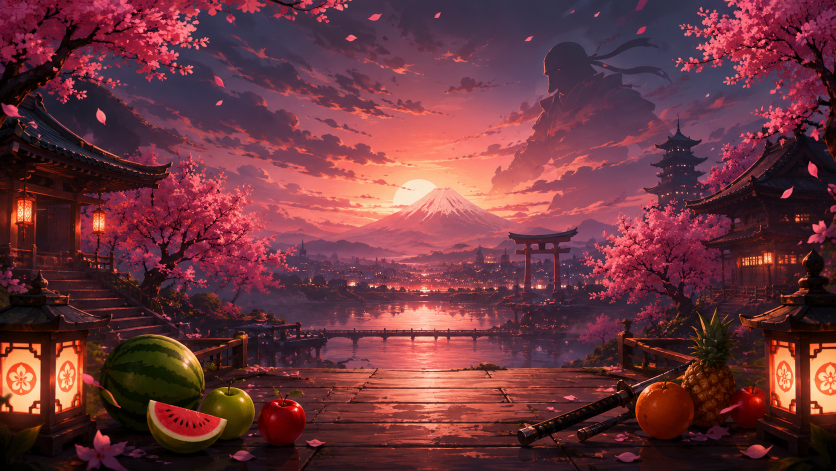
#> input picture assets/images/loading_bg.jpg, 1672 x 941 px (shown at 1/2 size)
$ python -i fruit.py   (imports and definitions only)
#> lines starting #> are read from the running program, lines starting #| are printed output that depends on the picture; after the words box and inside, x2 and y2 are one past the last pixel; in counts of white or black regions, pixels touching at a corner belong together
#> further down, picture is the input picture: shape (941, 1672, 3); mean B, G, R 60.7, 52.8, 107.7
from __future__ import annotations

import math
import random
import cv2
import numpy as np
import pygame
from abc import ABC, abstractmethod
from enum import Enum, auto
from pathlib import Path


class FruitState(Enum):
    ALIVE = auto()       # Fruit intact
    SLICED = auto()      # Ancien état pour compatibilité
    FALLING = auto()     # Les deux moitiés tombent après la tranche
    EXPLODING = auto()   # Bombe : explosion en cours
    DEAD = auto()        # Hors écran / terminé


# ============================================================
# CHEMIN DES ASSETS
# ============================================================

_ASSETS = Path(__file__).resolve().parents[2] / "assets" / "images"


# ============================================================
# TRANSPARENCE
# ============================================================

def _detect_background_gray_range(
    gray: np.ndarray,
    border: int = 3
) -> tuple[float, float]:

    h, w = gray.shape

    strip = np.concatenate([
        gray[0:border, :].ravel(),
        gray[h - border:h, :].ravel(),
        gray[:, 0:border].ravel(),
        gray[:, w - border:w].ravel(),
    ])

    lo, hi = np.percentile(strip, [0.5, 99.5])

    return max(0.0, lo - 6), min(255.0, hi + 6)


def _strip_checkerboard_alpha(bgr: np.ndarray) -> np.ndarray:
    """
    Transforme un faux fond en damier gris en vraie transparence.
    """

    h, w = bgr.shape[:2]
#> h = 941; w = 1672

    b = bgr[:, :, 0].astype(int)
    g = bgr[:, :, 1].astype(int)
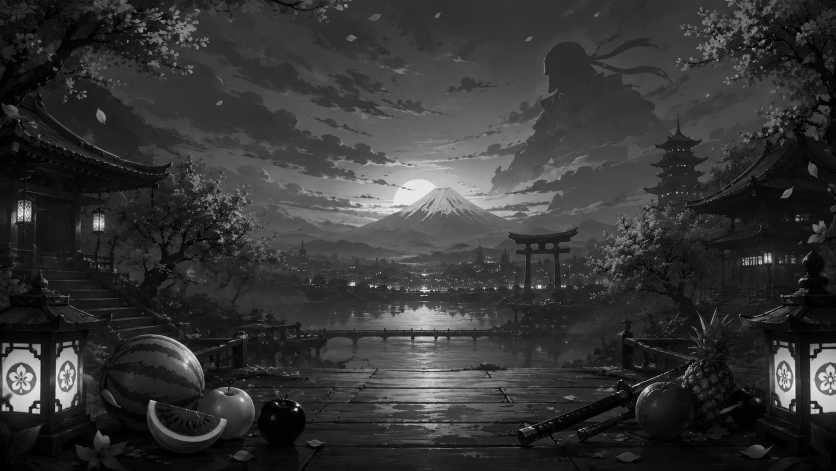
#> g: shape (941, 1672) int64 (shown at 1/2 size); min 0, max 255, mean 52.8
    r = bgr[:, :, 2].astype(int)
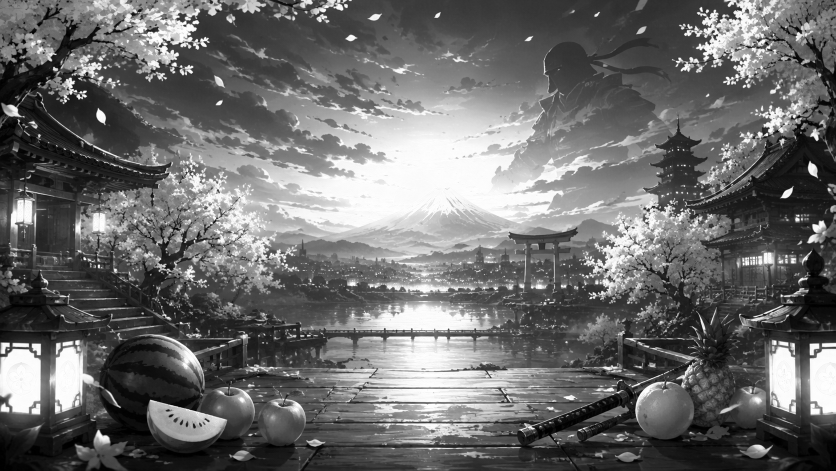
#> r: shape (941, 1672) int64 (shown at 1/2 size); min 0, max 255, mean 107.7

    saturation = (
        np.maximum(np.maximum(b, g), r)
        - np.minimum(np.minimum(b, g), r)
    )
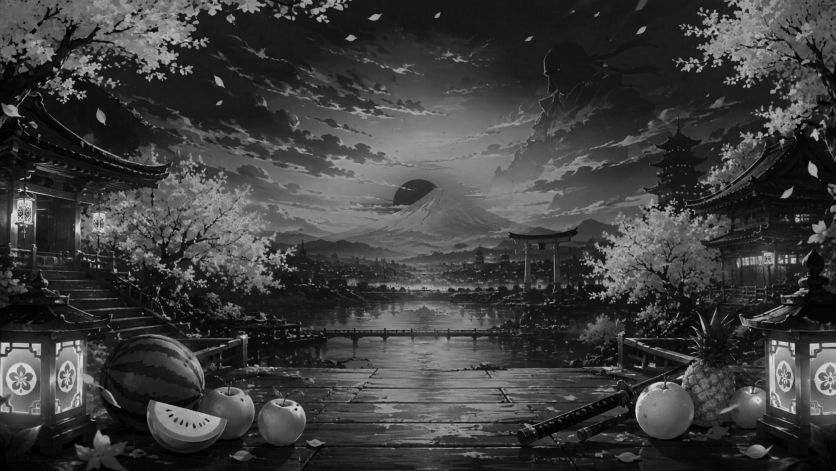
#> saturation: shape (941, 1672) int64 (shown at 1/2 size); min 0, max 239, mean 61.3

    gray = cv2.cvtColor(bgr, cv2.COLOR_BGR2GRAY)
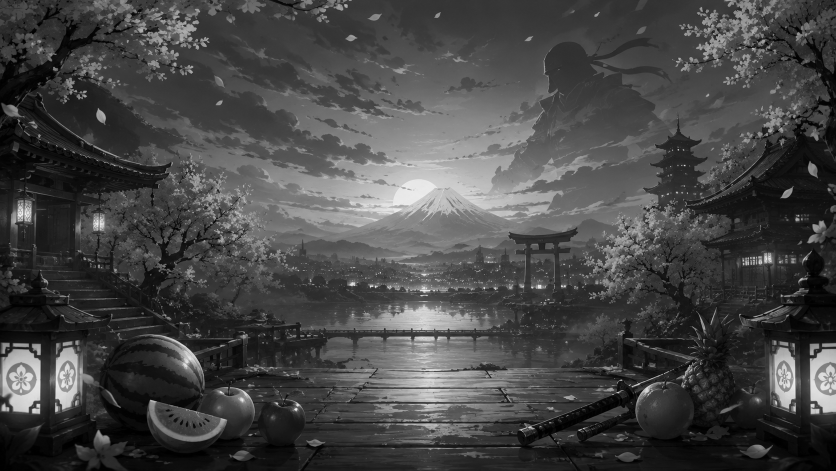
#> gray: shape (941, 1672) (shown at 1/2 size); min 0, max 253, mean 70.1

    lo, hi = _detect_background_gray_range(gray)
#> in _detect_background_gray_range, `strip = np.concatenate([ gray[0:border, :].ravel(), gray[h - border:h,..`: strip = 15678 values, max 220 at index 15160, min 0 at index 5016, mean 41.87
#> in _detect_background_gray_range, `lo, hi = np.percentile(strip, [0.5, 99.5])`: lo = 0; hi = 208
#> lo = 0; hi = 214

    candidate = (
        (saturation < 20)
        & (gray >= lo)
        & (gray <= hi)
    ).astype(np.uint8) * 255
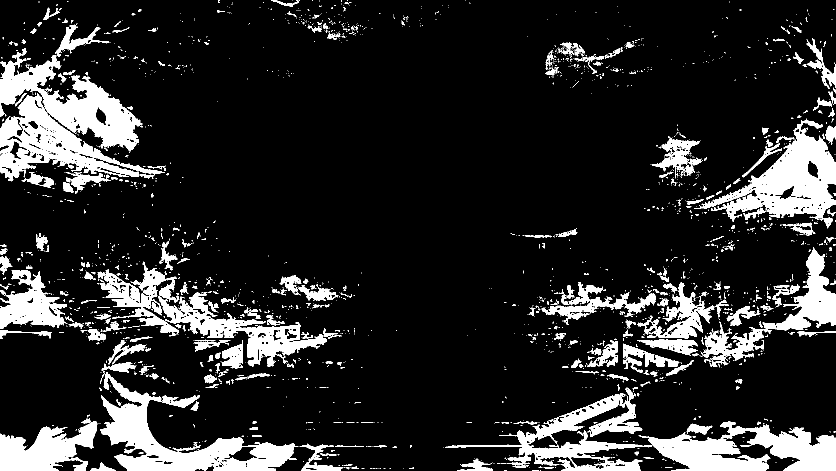
#> candidate: shape (941, 1672) (shown at 1/2 size); 14.9% white; 2140 white regions (1829 under 20 px), largest, box (x1, y1, x2, y2) and area: (200, 744, 597, 941) 23560, (1388, 237, 1672, 457) 21512, (1277, 843, 1672, 941) 20437

    kernel = np.ones((5, 5), np.uint8)

    cleaned = cv2.morphologyEx(
        candidate,
        cv2.MORPH_CLOSE,
        kernel,
        iterations=2
    )
#> cleaned: shape (941, 1672); 20.3% white; 500 white regions (387 under 20 px), largest, box (x1, y1, x2, y2) and area: (0, 483, 698, 776) 55108, (0, 37, 338, 387) 54309, (1055, 495, 1672, 764) 49045

    cleaned = cv2.morphologyEx(
        cleaned,
        cv2.MORPH_OPEN,
        kernel,
        iterations=1
    )
#> cleaned: shape (941, 1672); 19.4% white; 99 white regions, largest, box (x1, y1, x2, y2) and area: (0, 40, 332, 385) 53610, (0, 484, 698, 734) 48291, (1060, 499, 1672, 734) 43174

    # Flood fill depuis les bords
    flood_mask = np.zeros((h + 2, w + 2), np.uint8)

    seeds = []

    for x in range(0, w, max(1, w // 60)):
        seeds += [(x, 1), (x, h - 2)]

    for y in range(0, h, max(1, h // 60)):
        seeds += [(1, y), (w - 2, y)]

    for sx, sy in seeds:

        if (
            cleaned[sy, sx] == 0
            or flood_mask[sy + 1, sx + 1] != 0
        ):
            continue

        cv2.floodFill(
            cleaned.copy(),
            flood_mask,
            (sx, sy),
            0,
            0,
            0,
            cv2.FLOODFILL_MASK_ONLY
            | cv2.FLOODFILL_FIXED_RANGE
            | (255 << 8)
        )

    alpha = np.where(
        flood_mask[1:-1, 1:-1] > 0,
        0,
        255
    ).astype(np.uint8)

    alpha = cv2.GaussianBlur(alpha, (3, 3), 0)
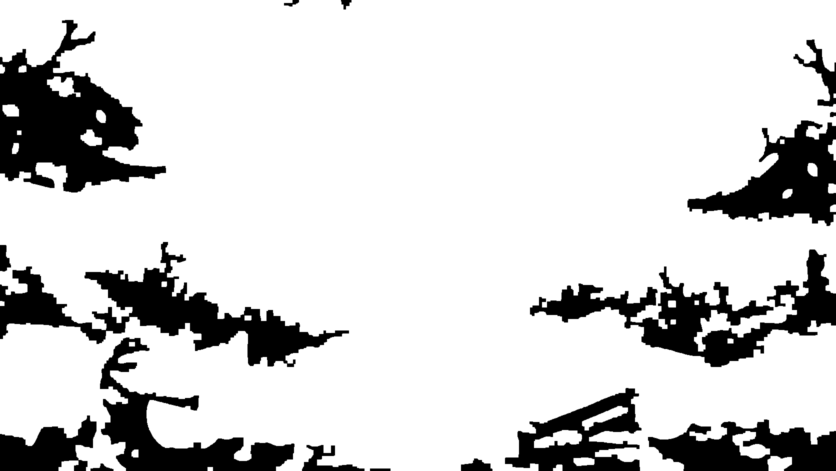
#> alpha: shape (941, 1672) (shown at 1/2 size); min 0, max 255, mean 211.4

    bgra = cv2.cvtColor(bgr, cv2.COLOR_BGR2BGRA)
    bgra[:, :, 3] = alpha
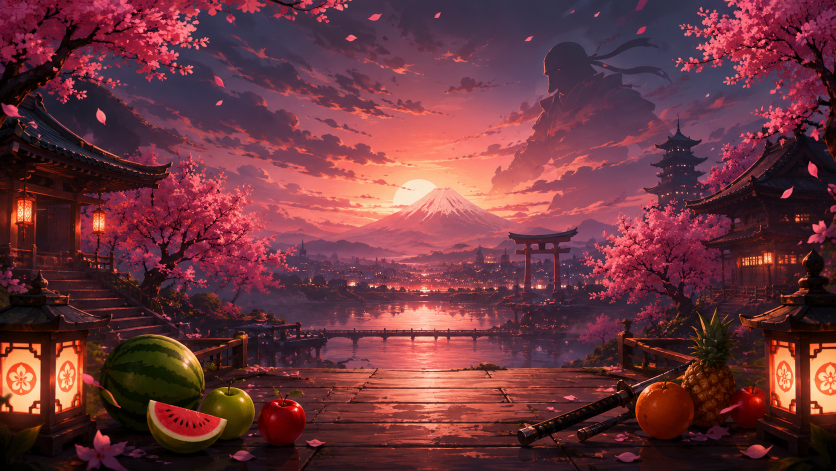
#> bgra: shape (941, 1672, 4) (shown at 1/2 size); mean B, G, R, A 60.7, 52.8, 107.7, 211.4

    return bgra


# [130 lines left out: functions _crop_to_content, _fit_into_square, load_scaled_image, not called in this run]


# ============================================================
# FRUIT
# ============================================================

class Fruit(ABC):

    GRAVITY = 0.4
    MAX_FALL_SPEED = 20.0

    # Ancien système de sprite sliced
    SLICE_DISPLAY_FRAMES = 24

    # [768 lines left out: functions __init__, color, name, update, _update_sliced, _update_alive and 13 more, not called in this run]

>>> import cv2
>>> picture = cv2.imread('../../assets/images/loading_bg.jpg')
>>> result = _strip_checkerboard_alpha(picture)

$ run again, on assets/images/apple.png
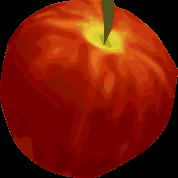
#> input picture assets/images/apple.png, 178 x 178 px
#> picture is the input picture: shape (178, 178, 3); mean B, G, R 4.6, 23.5, 118.8
#> b: shape (178, 178) int64; 65 distinct labels, from 0 to 65
#> strip = 2136 values, max 150 at index 414, min 0 at index 0, mean 11.68
#> in _detect_background_gray_range, `lo, hi = np.percentile(strip, [0.5, 99.5])`: lo = 0; hi = 117.6
#> in _strip_checkerboard_alpha, `lo, hi = _detect_background_gray_range(gray)`: lo = 0; hi = 123.6
#> in _strip_checkerboard_alpha, `candidate = ( (saturation < 20) & (gray >= lo) & (gray <= hi) ).astype..`:
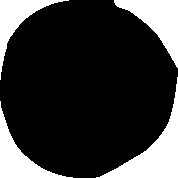
#> candidate: shape (178, 178); 21.7% white; 4 white regions, box (x1, y1, x2, y2) and area: (96, 77, 178, 178) 2263, (114, 0, 178, 68) 1809, (0, 101, 73, 178) 1486, (0, 0, 69, 80) 1309
#> cleaned: shape (178, 178); 21.4% white; 4 white regions, box (x1, y1, x2, y2) and area: (102, 92, 178, 178) 2232, (114, 0, 178, 65) 1804, (0, 111, 62, 178) 1458, (0, 0, 58, 66) 1273
#> in _strip_checkerboard_alpha, `alpha = cv2.GaussianBlur(alpha, (3, 3), 0)`:
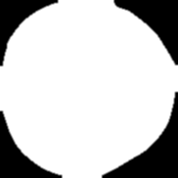
#> alpha: shape (178, 178); min 0, max 255, mean 200.5
